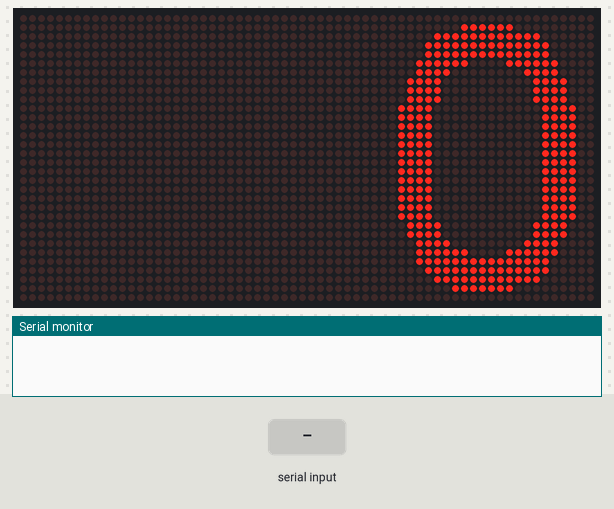
The program below on a simulated ESP8266 (NodeMCU). Parts: 64×32 LED matrix, the last lines printed to the serial monitor. The inputs (shaded band) are chosen by the test bench.

Above: at 1.2 s.
1.3 s: "D\n" received over Serial
At 3.1 s:
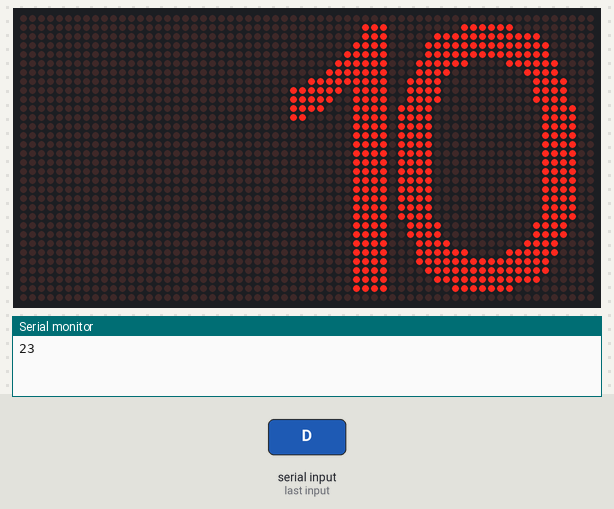
3.8 s: "A\n" received over Serial
At 4.3 s:
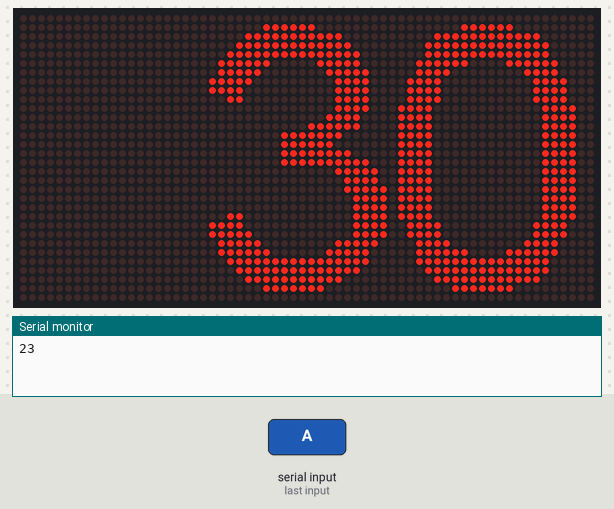
Timing chart, 0 to 6.8 s (numbered marks = the images above; inputs shaded):
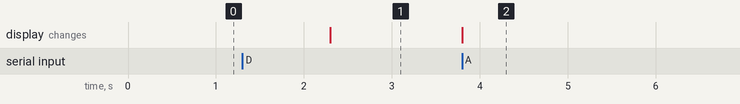

Measured:
- after the input at 1.3 s, the display: changes after 1.0 s (image 1)
- after the input at 3.8 s, the display: changes at once (image 2)

The program:

main.cpp
```cpp
#include <DMDESP.h>
#include <Arduino.h>
#include <fonts/Scoreboard.h>

#define Display_High 2
#define Display_Wide 2
#define Brightness 1
DMDESP dmd(Display_Wide, Display_High);

enum status{
	start = 0,
	stop,
	reset,
	idle,
	busy,
};

void setup()
{
	Serial.begin(9600); // 74880
	dmd.start();
	dmd.setBrightness(Brightness);
	dmd.setFont(Scoreboard);
	dmd.drawText(42, 1, "0");
}

static uint32_t lastmillis = 0;
int duration = -1, countdown = -1;
int start_duration = 10;

int timer = reset;
int status = idle;


void loop()
{
	dmd.loop();
	if (status == idle){
		while(status==idle){
			dmd.refresh();
			if (Serial.available()){
				char input = char(Serial.read());
				String _input = String(input);
				_input.trim();
				if(_input == "A" || _input == "B" || \
					_input == "C" || _input == "E" || \
					_input == "F" || _input == "G"){ //timer
						dmd.clear();
						if (_input == "A")
							duration = 30;
						else if (_input == "B")
							duration = 60;
						else if (_input == "C")
							duration = 90;
						else if (_input == "E")
							duration = 120;
						else if (_input == "F")
							duration = 150;
						else if (_input == "G")
							duration = 180;

						countdown = duration;
						if (countdown >= 100)
							dmd.drawText(0, 1, String(countdown));
						else if (countdown >= 10)
							dmd.drawText(21, 1, String(countdown));
				}

				if(_input == "D" || _input == "H"){

					if (_input == "D"){//start
						timer = start;
						status = busy;
					}
					else if(_input == "H"){ //reset
						dmd.clear();
						duration = 0;
						countdown = 0;
        				dmd.drawText(42, 1, "0");
						start_duration = 10;
					}
				}
				_input = 0;
			}
		}
	}
	else if (status == busy){
		lastmillis = millis();
		while(status == busy)
		{
			dmd.refresh();
			if (Serial.available()){
				char input = char(Serial.read());
				String _input = String(input);
				_input.trim();

				if(_input == "D" || _input == "H"){

					if (_input == "D"){//start/stop
						if(timer == start)
							timer = stop;
						else if(timer == stop)
							timer = start;
					}
					else if(_input == "H" && timer == stop){ //reset
						dmd.clear();
						status = idle;
						countdown = duration;
						start_duration = 10;
						if (countdown >= 100)
							dmd.drawText(0, 1, String(countdown));
						else if (countdown >= 10)
							dmd.drawText(21, 1, String(countdown));
						break;
					}

				}
			}

			if ((timer == start )&& (millis()-lastmillis >= 1000)){
				dmd.clear();

   				lastmillis = millis();

				if (start_duration < 1){

					if (countdown >= 100)
						dmd.drawText(0, 1, String(countdown));
					else if (countdown >= 10)
						dmd.drawText(21, 1, String(countdown));
					else
						dmd.drawText(42, 1, String(countdown));
					countdown = countdown - 1;

				} else {

					if (start_duration >= 10)
						dmd.drawText(21, 1, String(start_duration));
					else
						dmd.drawText(42, 1, String(start_duration));

					if (start_duration == 10)
						Serial.write("2");
					start_duration = start_duration - 1;
					if (start_duration <1)
						Serial.write("1");
				}

				if (countdown < 0)
				{
					Serial.write("3");
					timer = stop;
					status = idle;
					countdown = duration;
					if (countdown >= 100)
						dmd.drawText(0, 1, String(countdown));
					else if (countdown >= 10)
						dmd.drawText(21, 1, String(countdown));
					start_duration = 10;
					break;
				}

			}
		}
	}
}
```
